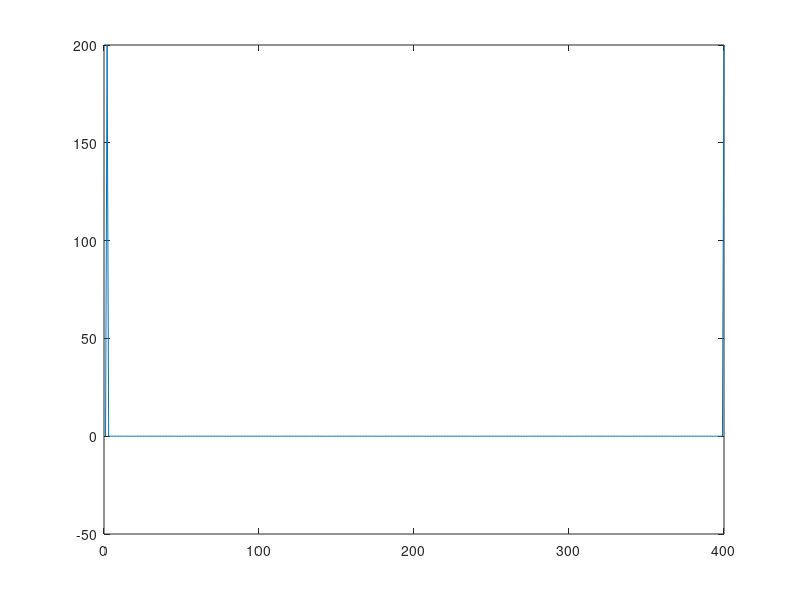
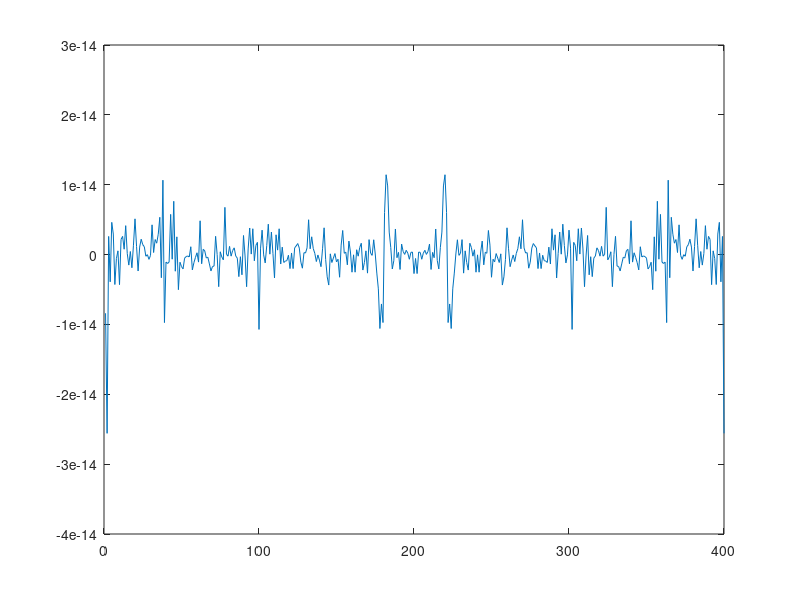
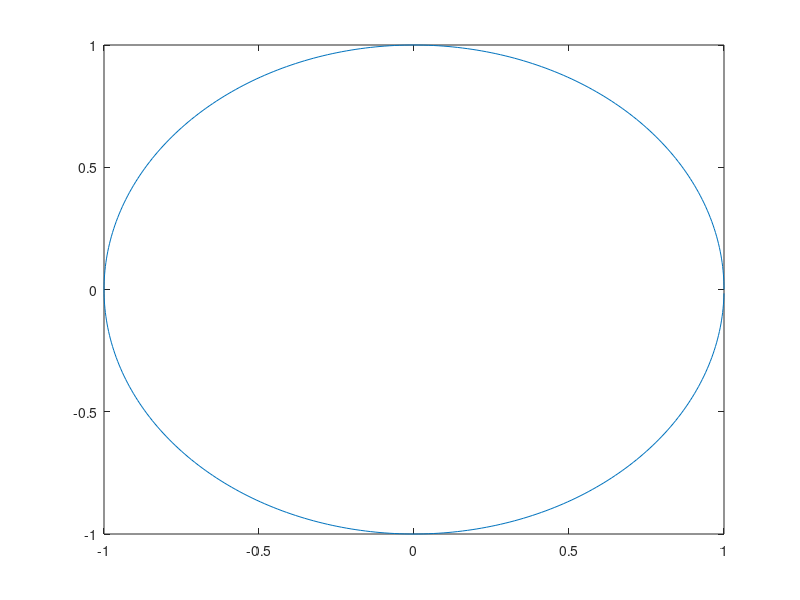
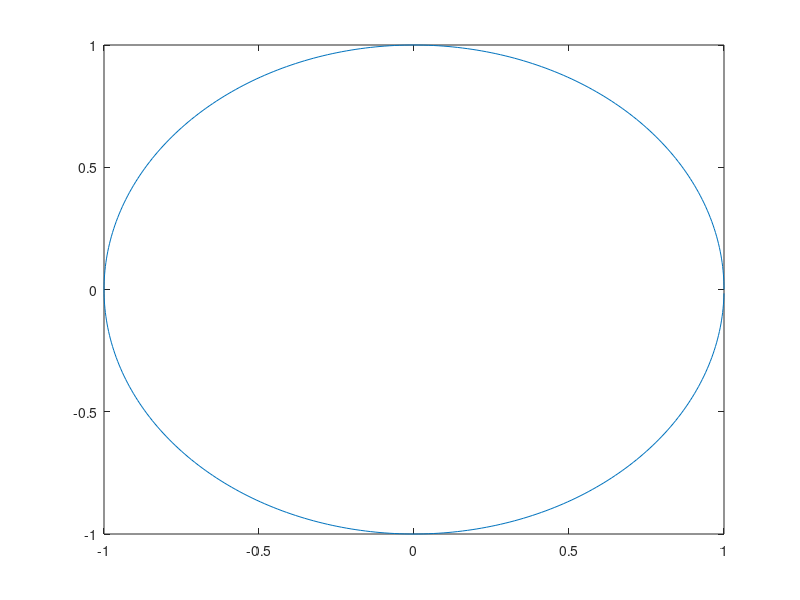

MATLAB code for these plots, in order:
%Created by Derek Yu 7/5/2019
%Script averages the FFT of a circle and a larger circle


% given descrete x, y values for a circle
period = 1/100;
size = 400;

%create a circle
tt = (0:(size-1))*2*pi./(size);
x = cos(tt);
y = sin(tt);

%create a larger circle
xx = 2.*cos(tt);
yy = 2.*sin(tt);

%do fft on box
XFFT = fft(x);
YFFT = fft(y);

%do fft on circle
XXFFT = fft(xx);
YYFFT = fft(yy);

%max fft
XFFT_AVG = max(XFFT(:),XXFFT(:));
YFFT_AVG = max(YFFT(:),YYFFT(:));

%interpret fft for box
x_out = ifft(XFFT);
y_out = ifft(YFFT);

%interpret fft for circle
xx_out = ifft(XXFFT);
yy_out = ifft(YYFFT);

%interpret fft for average
x_avg_out = ifft(XFFT_AVG);
y_avg_out = ifft(YFFT_AVG);

%plot for debug circle
figure(1);
plot(1:length(XFFT), XFFT);
figure(2);
plot(1:length(YFFT), YFFT);
figure(3);
plot(x_out, y_out);
figure(4);
plot(x, y);

%plot for debug large circle
figure(5);
plot(1:length(XXFFT), XXFFT);
figure(6);
plot(1:length(YYFFT), YYFFT);
figure(7);
plot(xx_out, yy_out);
figure(8);
plot(xx, yy);

%plot average fft
figure(9);
plot(1:length(XFFT_AVG), XFFT_AVG);
figure(10);
plot(1:length(YFFT_AVG), YFFT_AVG);
figure(11);
plot(x_avg_out, y_avg_out);
